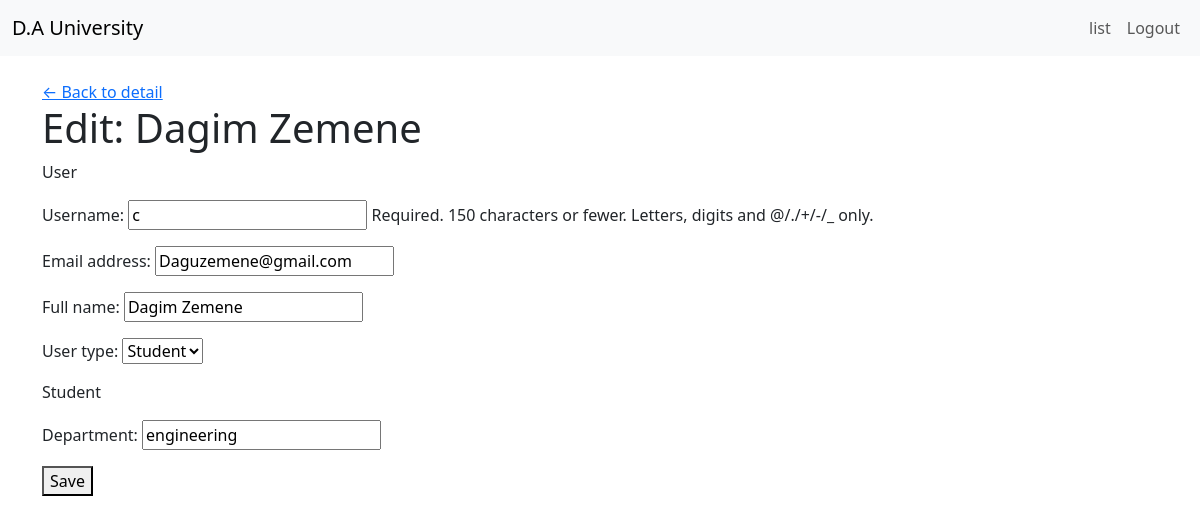
Page /students/3/edit/ (signed in) on the earlier database version.
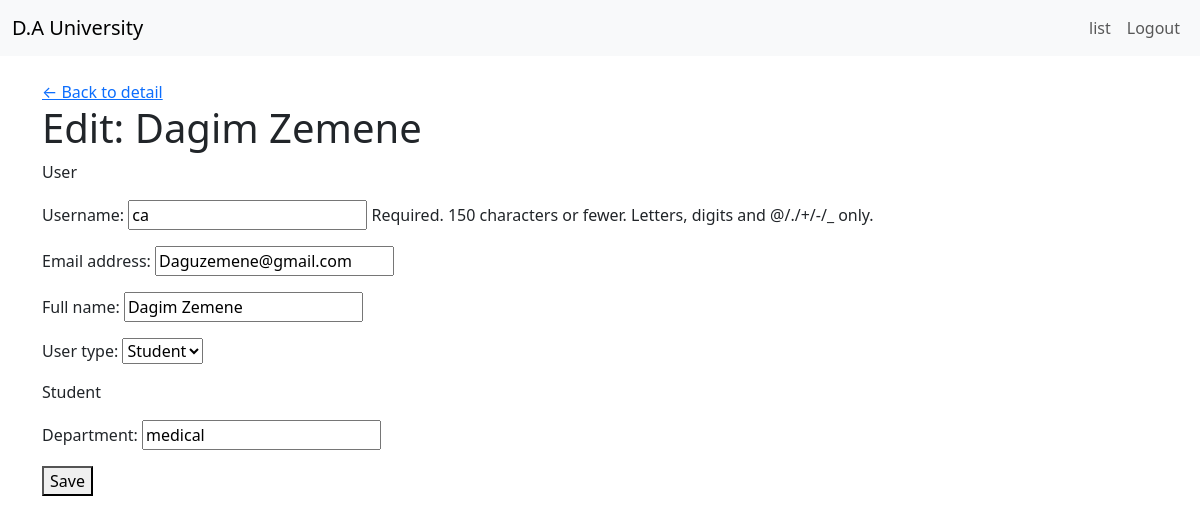
Same page on the later database version.
### accounts/models.py (models this page shows, shortened)
class User(AbstractUser):
    USER_TYPES =(
        ('admin', 'Admin'),
        ('staff', 'Staff'),
        ('student', 'Student'),
    )
    user_type = models.CharField(max_length=50, choices=USER_TYPES)
    full_name = models.CharField(max_length=100, null=True)
    registration_Date = models.DateField(auto_now_add=True)

class Student_user(models.Model):
    user = models.OneToOneField(User, on_delete=models.CASCADE)
    department = models.CharField(max_length=100)
    date_joined = models.DateField(auto_now_add=True,)

### accounts/views.py (the view)
# urls.py: path('students/<int:user_id>/edit/', student_edit_view, name='student-edit-page'),
def student_edit_view(request, user_id: int):
    if not request.user.is_authenticated:
        return redirect("login")
    if request.user.user_type not in ("admin", "staff"):   # or == "admin" if only admin edits
        messages.error(request, "You are not authorized to edit student data.")
        return redirect("home")
    student = get_object_or_404(
        Student_user.objects.select_related("user"),
        user_id=user_id
    )
    user = student.user
    UserForm = modelform_factory(User, fields=["username", "email", "full_name", "user_type"])
    StudentForm = modelform_factory(Student_user, fields=["department"])
    if request.method == "POST":
        u_form = UserForm(request.POST, instance=user)
        s_form = StudentForm(request.POST, request.FILES, instance=student)
        if u_form.is_valid() and s_form.is_valid():
            u_form.save()
            s_form.save()
            messages.success(request, "Student profile updated successfully.")
            return redirect("student-detail-page", user_id=user_id)
        else:
            messages.error(request, "Please fix the errors below.")
    else:
        u_form = UserForm(instance=user)
        s_form = StudentForm(instance=student)
    return render(request, "accounts/student_edit.html", {
        "student": student,
        "u_form": u_form,
        "s_form": s_form,
    })

### accounts/Templates/accounts/student_edit.html (shortened to what this page needs)
{% extends "accounts/base.html" %}
{% block content %}
<a href="{% url 'student-detail-page' user_id=student.user.id %}">← Back to detail</a>
<h1>Edit: {{ student.user.full_name }}</h1>
<form method="post">
    <p>User</p>
    {{ u_form.as_p }}
    <p>Student</p>
    {{ s_form.as_p }}
  <button href = "{% url 'student-detail-page' user_id=student.user.id %}">Save</button>
</form>
{% endblock %}

Differences in the rows shown:
changed Student_user "Dagim Zemene": department "engineering" → "medical"
changed User "Daguzemene@gmail.com": username "c" → "ca"
